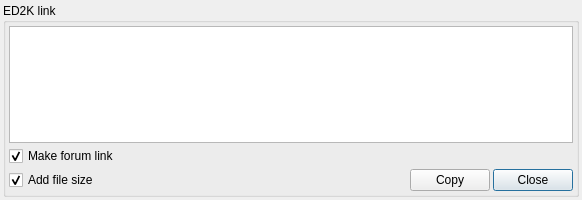
<?xml version="1.0" encoding="UTF-8"?>
<ui version="4.0">
 <class>ed2k_link_maker</class>
 <widget class="QDialog" name="ed2k_link_maker">
  <property name="enabled">
   <bool>true</bool>
  </property>
  <property name="geometry">
   <rect>
    <x>0</x>
    <y>0</y>
    <width>582</width>
    <height>200</height>
   </rect>
  </property>
  <property name="windowTitle">
   <string>ED2K link</string>
  </property>
  <layout class="QVBoxLayout" name="verticalLayout">
   <property name="spacing">
    <number>3</number>
   </property>
   <property name="margin">
    <number>3</number>
   </property>
   <item>
    <widget class="QGroupBox" name="groupBox">
     <property name="title">
      <string>ED2K link</string>
     </property>
     <layout class="QGridLayout" name="gridLayout">
      <property name="margin">
       <number>3</number>
      </property>
      <property name="spacing">
       <number>3</number>
      </property>
      <item row="0" column="0" colspan="3">
       <widget class="QPlainTextEdit" name="editLink">
        <property name="sizePolicy">
         <sizepolicy hsizetype="Expanding" vsizetype="Expanding">
          <horstretch>0</horstretch>
          <verstretch>0</verstretch>
         </sizepolicy>
        </property>
        <property name="minimumSize">
         <size>
          <width>0</width>
          <height>0</height>
         </size>
        </property>
        <property name="maximumSize">
         <size>
          <width>16777215</width>
          <height>16777215</height>
         </size>
        </property>
        <property name="readOnly">
         <bool>true</bool>
        </property>
       </widget>
      </item>
      <item row="2" column="0">
       <widget class="QCheckBox" name="checkSize">
        <property name="enabled">
         <bool>true</bool>
        </property>
        <property name="text">
         <string>Add file size</string>
        </property>
        <property name="checked">
         <bool>true</bool>
        </property>
       </widget>
      </item>
      <item row="1" column="0">
       <widget class="QCheckBox" name="checkForum">
        <property name="enabled">
         <bool>true</bool>
        </property>
        <property name="text">
         <string>Make forum link</string>
        </property>
        <property name="checked">
         <bool>true</bool>
        </property>
       </widget>
      </item>
      <item row="2" column="2">
       <widget class="QPushButton" name="btnClose">
        <property name="sizePolicy">
         <sizepolicy hsizetype="Fixed" vsizetype="Fixed">
          <horstretch>0</horstretch>
          <verstretch>0</verstretch>
         </sizepolicy>
        </property>
        <property name="text">
         <string>Close</string>
        </property>
       </widget>
      </item>
      <item row="2" column="1">
       <widget class="QPushButton" name="btnCopy">
        <property name="enabled">
         <bool>true</bool>
        </property>
        <property name="sizePolicy">
         <sizepolicy hsizetype="Fixed" vsizetype="Fixed">
          <horstretch>0</horstretch>
          <verstretch>0</verstretch>
         </sizepolicy>
        </property>
        <property name="text">
         <string>Copy</string>
        </property>
       </widget>
      </item>
     </layout>
    </widget>
   </item>
  </layout>
 </widget>
 <layoutdefault spacing="6" margin="11"/>
 <resources/>
 <connections/>
</ui>
